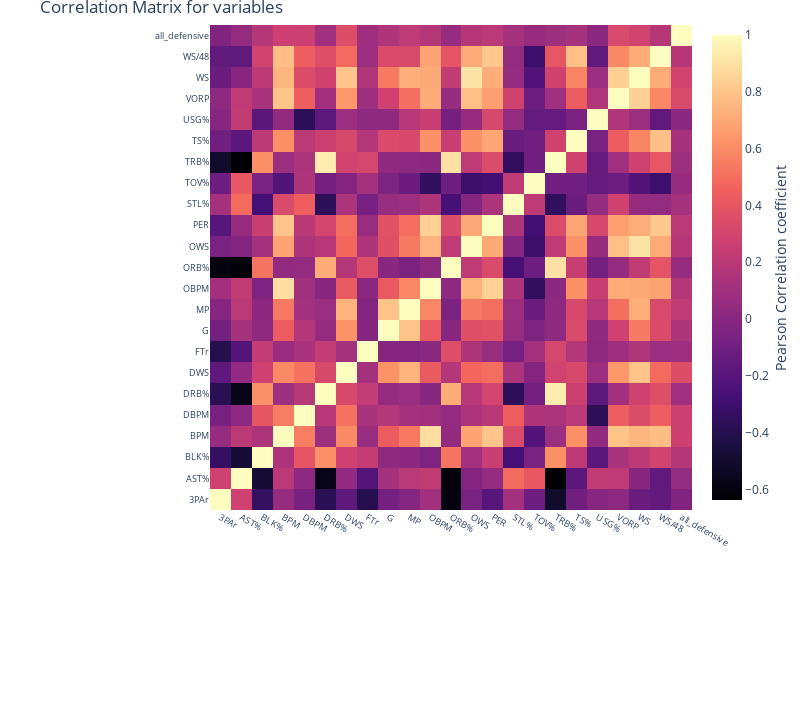

Notebook cell for this chart:
### Code cell
#correlation
correlation = train_df.corr()
#tick labels
matrix_cols = correlation.columns.tolist()
#convert to array
corr_array  = np.array(correlation)
#Plotting
trace = go.Heatmap(z = corr_array,
                   x = matrix_cols,
                   y = matrix_cols,
                   colorscale = "Magma",
                   colorbar   = dict(title = "Pearson Correlation coefficient",
                                     titleside = "right"
                                    ) ,
                  )
layout = go.Layout(dict(title = "Correlation Matrix for variables",
                        autosize = False,
                        height  = 720,
                        width   = 800,
                        margin  = dict(r = 0 ,l = 210,
                                       t = 25,b = 210,
                                      ),
                        yaxis   = dict(tickfont = dict(size = 9)),
                        xaxis   = dict(tickfont = dict(size = 9))
                       )
                  )
data = [trace]
fig = go.Figure(data=data,layout=layout)
fig

### Figure 1 — Plotly figure (JSON) as saved in the notebook; plotly's stock layout.template omitted (floating-point values rounded to 4 significant figures; data arrays with more than 128 entries replaced by an {"elided": "..."} marker saying what was removed)
{"data": [{"colorbar": {"title": {"side": "right", "text": "Pearson Correlation coefficient"}}, "colorscale": [[0, "#000004"], [0.1111, "#180f3d"], [0.2222, "#440f76"], [0.3333, "#721f81"], [0.4444, "#9e2f7f"], [0.5556, "#cd4071"], [0.6667, "#f1605d"], [0.7778, "#fd9668"], [0.8889, "#feca8d"], [1, "#fcfdbf"]], "type": "heatmap", "x": ["3PAr", "AST%", "BLK%", "BPM", "DBPM", "DRB%", "DWS", "FTr", "G", "MP", "OBPM", "ORB%", "OWS", "PER", "STL%", "TOV%", "TRB%", "TS%", "USG%", "VORP", "WS", "WS/48", "all_defensive"], "y": ["3PAr", "AST%", "BLK%", "BPM", "DBPM", "DRB%", "DWS", "FTr", "G", "MP", "OBPM", "ORB%", "OWS", "PER", "STL%", "TOV%", "TRB%", "TS%", "USG%", "VORP", "WS", "WS/48", "all_defensive"], "z": {"elided": "23x23 float values"}}], "layout": {"autosize": false, "height": 720, "margin": {"b": 210, "l": 210, "r": 0, "t": 25}, "title": {"text": "Correlation Matrix for variables"}, "width": 800, "xaxis": {"tickfont": {"size": 9}}, "yaxis": {"tickfont": {"size": 9}}}}
